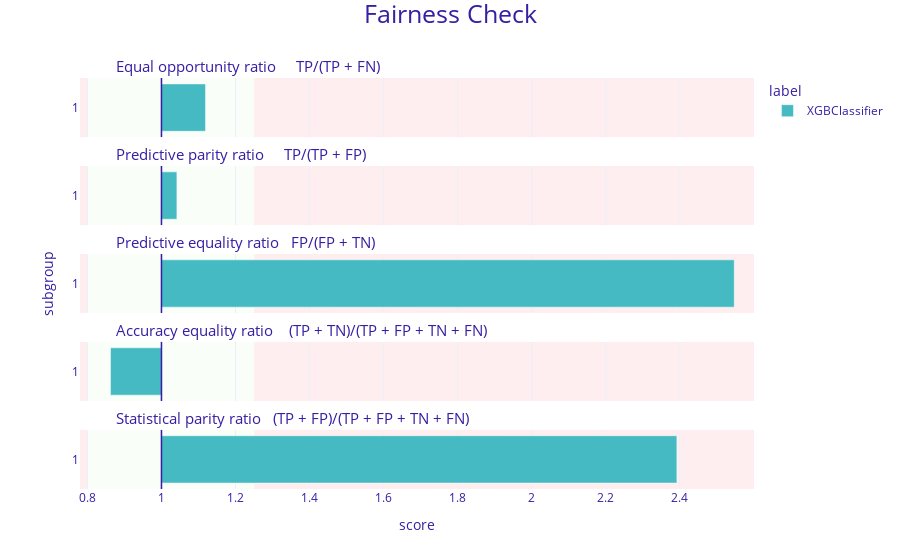

Write notebook code for a chart like this one.
### Code cell
fobject_xgb.plot()

### Figure 1 — Plotly figure (JSON) as saved in the notebook; plotly's stock layout.template omitted (floating-point values rounded to 4 significant figures)
{"data": [{"alignmentgroup": "True", "customdata": [["1", 1.119, "XGBClassifier"]], "hovertemplate": "<b>%{customdata[2]}</b><br>Subgroup: %{customdata[0]}<br>Score: %{customdata[1]}<br><extra></extra>", "legendgroup": "XGBClassifier", "marker": {"color": "#46bac2", "pattern": {"shape": ""}}, "name": "XGBClassifier", "offsetgroup": "XGBClassifier", "orientation": "h", "showlegend": true, "textposition": "auto", "type": "bar", "x": [0.119], "xaxis": "x5", "y": [0.5], "yaxis": "y5"}, {"alignmentgroup": "True", "customdata": [["1", 1.042, "XGBClassifier"]], "hovertemplate": "<b>%{customdata[2]}</b><br>Subgroup: %{customdata[0]}<br>Score: %{customdata[1]}<br><extra></extra>", "legendgroup": "XGBClassifier", "marker": {"color": "#46bac2", "pattern": {"shape": ""}}, "name": "XGBClassifier", "offsetgroup": "XGBClassifier", "orientation": "h", "showlegend": false, "textposition": "auto", "type": "bar", "x": [0.04167], "xaxis": "x4", "y": [0.5], "yaxis": "y4"}, {"alignmentgroup": "True", "customdata": [["1", 2.547, "XGBClassifier"]], "hovertemplate": "<b>%{customdata[2]}</b><br>Subgroup: %{customdata[0]}<br>Score: %{customdata[1]}<br><extra></extra>", "legendgroup": "XGBClassifier", "marker": {"color": "#46bac2", "pattern": {"shape": ""}}, "name": "XGBClassifier", "offsetgroup": "XGBClassifier", "orientation": "h", "showlegend": false, "textposition": "auto", "type": "bar", "x": [1.547], "xaxis": "x3", "y": [0.5], "yaxis": "y3"}, {"alignmentgroup": "True", "customdata": [["1", 0.862, "XGBClassifier"]], "hovertemplate": "<b>%{customdata[2]}</b><br>Subgroup: %{customdata[0]}<br>Score: %{customdata[1]}<br><extra></extra>", "legendgroup": "XGBClassifier", "marker": {"color": "#46bac2", "pattern": {"shape": ""}}, "name": "XGBClassifier", "offsetgroup": "XGBClassifier", "orientation": "h", "showlegend": false, "textposition": "auto", "type": "bar", "x": [-0.1376], "xaxis": "x2", "y": [0.5], "yaxis": "y2"}, {"alignmentgroup": "True", "customdata": [["1", 2.392, "XGBClassifier"]], "hovertemplate": "<b>%{customdata[2]}</b><br>Subgroup: %{customdata[0]}<br>Score: %{customdata[1]}<br><extra></extra>", "legendgroup": "XGBClassifier", "marker": {"color": "#46bac2", "pattern": {"shape": ""}}, "name": "XGBClassifier", "offsetgroup": "XGBClassifier", "orientation": "h", "showlegend": false, "textposition": "auto", "type": "bar", "x": [1.392], "xaxis": "x", "y": [0.5], "yaxis": "y"}], "layout": {"annotations": [{"font": {"size": 15}, "showarrow": false, "text": "Statistical parity ratio   (TP + FP)/(TP + FP + TN + FN)", "x": 0.05, "xanchor": "left", "xref": "paper", "y": 0.144, "yanchor": "bottom", "yref": "paper"}, {"font": {"size": 15}, "showarrow": false, "text": "Accuracy equality ratio    (TP + TN)/(TP + FP + TN + FN)", "x": 0.05, "xanchor": "left", "xref": "paper", "y": 0.358, "yanchor": "bottom", "yref": "paper"}, {"font": {"size": 15}, "showarrow": false, "text": "Predictive equality ratio   FP/(FP + TN)", "x": 0.05, "xanchor": "left", "xref": "paper", "y": 0.572, "yanchor": "bottom", "yref": "paper"}, {"font": {"size": 15}, "showarrow": false, "text": "Predictive parity ratio     TP/(TP + FP)", "x": 0.05, "xanchor": "left", "xref": "paper", "y": 0.786, "yanchor": "bottom", "yref": "paper"}, {"font": {"size": 15}, "showarrow": false, "text": "Equal opportunity ratio     TP/(TP + FN)", "x": 0.05, "xanchor": "left", "xref": "paper", "y": 1, "yanchor": "bottom", "yref": "paper"}], "barmode": "group", "font": {"color": "#371ea3"}, "legend": {"title": {"text": "label"}, "tracegroupgap": 0}, "margin": {"b": 71, "r": 30, "t": 78}, "shapes": [{"fillcolor": "#f05a71", "layer": "below", "line": {"width": 0}, "opacity": 0.1, "type": "rect", "x0": 0.25, "x1": 1.6, "xref": "x", "y0": 0, "y1": 1, "yref": "y"}, {"fillcolor": "#f05a71", "layer": "below", "line": {"width": 0}, "opacity": 0.1, "type": "rect", "x0": -0.22, "x1": -0.2, "xref": "x", "y0": 0, "y1": 1, "yref": "y"}, {"fillcolor": "#c7f5bf", "layer": "below", "line": {"width": 0}, "opacity": 0.1, "type": "rect", "x0": -0.2, "x1": 0.25, "xref": "x", "y0": 0, "y1": 1, "yref": "y"}, {"line": {"color": "#371ea3", "width": 1.5}, "type": "line", "x0": 0, "x1": 0, "xref": "x", "y0": 0, "y1": 1, "yref": "y"}, {"fillcolor": "#f05a71", "layer": "below", "line": {"width": 0}, "opacity": 0.1, "type": "rect", "x0": 0.25, "x1": 1.6, "xref": "x", "y0": 0, "y1": 1, "yref": "y2"}, {"fillcolor": "#f05a71", "layer": "below", "line": {"width": 0}, "opacity": 0.1, "type": "rect", "x0": -0.22, "x1": -0.2, "xref": "x", "y0": 0, "y1": 1, "yref": "y2"}, {"fillcolor": "#c7f5bf", "layer": "below", "line": {"width": 0}, "opacity": 0.1, "type": "rect", "x0": -0.2, "x1": 0.25, "xref": "x", "y0": 0, "y1": 1, "yref": "y2"}, {"line": {"color": "#371ea3", "width": 1.5}, "type": "line", "x0": 0, "x1": 0, "xref": "x", "y0": 0, "y1": 1, "yref": "y2"}, {"fillcolor": "#f05a71", "layer": "below", "line": {"width": 0}, "opacity": 0.1, "type": "rect", "x0": 0.25, "x1": 1.6, "xref": "x", "y0": 0, "y1": 1, "yref": "y3"}, {"fillcolor": "#f05a71", "layer": "below", "line": {"width": 0}, "opacity": 0.1, "type": "rect", "x0": -0.22, "x1": -0.2, "xref": "x", "y0": 0, "y1": 1, "yref": "y3"}, {"fillcolor": "#c7f5bf", "layer": "below", "line": {"width": 0}, "opacity": 0.1, "type": "rect", "x0": -0.2, "x1": 0.25, "xref": "x", "y0": 0, "y1": 1, "yref": "y3"}, {"line": {"color": "#371ea3", "width": 1.5}, "type": "line", "x0": 0, "x1": 0, "xref": "x", "y0": 0, "y1": 1, "yref": "y3"}, {"fillcolor": "#f05a71", "layer": "below", "line": {"width": 0}, "opacity": 0.1, "type": "rect", "x0": 0.25, "x1": 1.6, "xref": "x", "y0": 0, "y1": 1, "yref": "y4"}, {"fillcolor": "#f05a71", "layer": "below", "line": {"width": 0}, "opacity": 0.1, "type": "rect", "x0": -0.22, "x1": -0.2, "xref": "x", "y0": 0, "y1": 1, "yref": "y4"}, {"fillcolor": "#c7f5bf", "layer": "below", "line": {"width": 0}, "opacity": 0.1, "type": "rect", "x0": -0.2, "x1": 0.25, "xref": "x", "y0": 0, "y1": 1, "yref": "y4"}, {"line": {"color": "#371ea3", "width": 1.5}, "type": "line", "x0": 0, "x1": 0, "xref": "x", "y0": 0, "y1": 1, "yref": "y4"}, {"fillcolor": "#f05a71", "layer": "below", "line": {"width": 0}, "opacity": 0.1, "type": "rect", "x0": 0.25, "x1": 1.6, "xref": "x", "y0": 0, "y1": 1, "yref": "y5"}, {"fillcolor": "#f05a71", "layer": "below", "line": {"width": 0}, "opacity": 0.1, "type": "rect", "x0": -0.22, "x1": -0.2, "xref": "x", "y0": 0, "y1": 1, "yref": "y5"}, {"fillcolor": "#c7f5bf", "layer": "below", "line": {"width": 0}, "opacity": 0.1, "type": "rect", "x0": -0.2, "x1": 0.25, "xref": "x", "y0": 0, "y1": 1, "yref": "y5"}, {"line": {"color": "#371ea3", "width": 1.5}, "type": "line", "x0": 0, "x1": 0, "xref": "x", "y0": 0, "y1": 1, "yref": "y5"}], "title": {"font": {"size": 25}, "text": "Fairness Check", "x": 0.5, "y": 0.99}, "xaxis": {"anchor": "y", "domain": [0, 1], "range": [-0.22, 1.6], "ticktext": [0.6, 0.8, 1, 1.2, 1.4, 1.6, 1.8, 2, 2.2, 2.4, 1], "tickvals": [-0.4, -0.2, 0, 0.2, 0.4, 0.6, 0.8, 1, 1.2, 1.4, 0], "title": {"text": "score"}}, "xaxis2": {"anchor": "y2", "domain": [0, 1], "matches": "x", "range": [-0.22, 1.6], "showticklabels": false, "ticktext": [0.6, 0.8, 1, 1.2, 1.4, 1.6, 1.8, 2, 2.2, 2.4, 1], "tickvals": [-0.4, -0.2, 0, 0.2, 0.4, 0.6, 0.8, 1, 1.2, 1.4, 0]}, "xaxis3": {"anchor": "y3", "domain": [0, 1], "matches": "x", "range": [-0.22, 1.6], "showticklabels": false, "ticktext": [0.6, 0.8, 1, 1.2, 1.4, 1.6, 1.8, 2, 2.2, 2.4, 1], "tickvals": [-0.4, -0.2, 0, 0.2, 0.4, 0.6, 0.8, 1, 1.2, 1.4, 0]}, "xaxis4": {"anchor": "y4", "domain": [0, 1], "matches": "x", "range": [-0.22, 1.6], "showticklabels": false, "ticktext": [0.6, 0.8, 1, 1.2, 1.4, 1.6, 1.8, 2, 2.2, 2.4, 1], "tickvals": [-0.4, -0.2, 0, 0.2, 0.4, 0.6, 0.8, 1, 1.2, 1.4, 0]}, "xaxis5": {"anchor": "y5", "domain": [0, 1], "matches": "x", "range": [-0.22, 1.6], "showticklabels": false, "ticktext": [0.6, 0.8, 1, 1.2, 1.4, 1.6, 1.8, 2, 2.2, 2.4, 1], "tickvals": [-0.4, -0.2, 0, 0.2, 0.4, 0.6, 0.8, 1, 1.2, 1.4, 0]}, "yaxis": {"anchor": "x", "domain": [0, 0.144], "range": [0, 1], "showgrid": false, "ticktext": ["1"], "tickvals": [0.5], "title": {"text": ""}, "zeroline": false}, "yaxis2": {"anchor": "x2", "domain": [0.214, 0.358], "matches": "y", "range": [0, 1], "showgrid": false, "ticktext": ["1"], "tickvals": [0.5], "title": {"text": ""}, "zeroline": false}, "yaxis3": {"anchor": "x3", "domain": [0.428, 0.572], "matches": "y", "range": [0, 1], "showgrid": false, "ticktext": ["1"], "tickvals": [0.5], "title": {"text": "subgroup"}, "zeroline": false}, "yaxis4": {"anchor": "x4", "domain": [0.642, 0.786], "matches": "y", "range": [0, 1], "showgrid": false, "ticktext": ["1"], "tickvals": [0.5], "title": {"text": ""}, "zeroline": false}, "yaxis5": {"anchor": "x5", "domain": [0.856, 1], "matches": "y", "range": [0, 1], "showgrid": false, "ticktext": ["1"], "tickvals": [0.5], "title": {"text": ""}, "zeroline": false}}}
